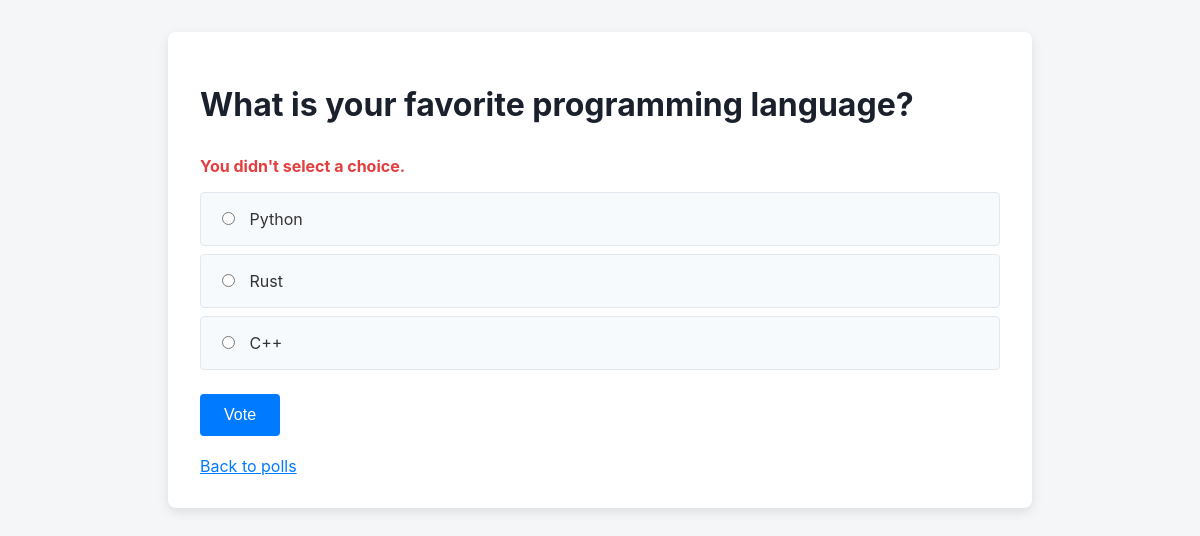
/polls/2/vote/, run on the app's committed database.
### polls/models.py (models this page shows, shortened)
class Question(models.Model):
    question_text = models.CharField(max_length=200)
    pub_date = models.DateTimeField("date published")

class Choice(models.Model):
    question = models.ForeignKey(Question, on_delete=models.CASCADE)
    choice_text = models.CharField(max_length=200)
    votes = models.IntegerField(default=0)

### polls/views.py (the view)
# urls.py: path("<int:question_id>/vote/", views.vote, name="vote"),
def vote(request, question_id):
    question = get_object_or_404(Question, pk=question_id)
    try:
        selected_choice = question.choice_set.get(pk=request.POST["choice"])
    except (KeyError, Choice.DoesNotExist):
        return render(
            request,
            "polls/detail.html",
            {
                "question": question,
                "error_message": "You didn't select a choice.",
            },
        )
    else:
        selected_choice.votes += 1
        selected_choice.save()
        return HttpResponseRedirect(reverse("polls:results", args=(question.id,)))

### polls/templates/polls/detail.html (shortened to what this page needs)
<!DOCTYPE html>
<html lang="en">
<head>
</head>
<body>
    <div class="container">
        <h1>{{ question.question_text }}</h1>
        {% if error_message %}<p class="error-message"><strong>{{ error_message }}</strong></p>{% endif %}
        <form action="{% url 'polls:vote' question.id %}" method="post">
        {% for choice in question.choice_set.all %}
            <label class="choice-label">
                <input type="radio" name="choice" id="choice{{ forloop.counter }}" value="{{ choice.id }}">
                {{ choice.choice_text }}
            </label>
        {% endfor %}
        <input type="submit" value="Vote" class="vote-button">
        </form>
        <br>
        <a href="{% url 'polls:index' %}">Back to polls</a>
    </div>
</body>
</html>

### polls/templates/polls/detail.html (style rules this page uses)
body { font-family: -apple-system, BlinkMacSystemFont, "Segoe UI", Roboto, Helvetica, Arial, sans-serif; background-color: #f4f6f8; color: #333; margin: 0; padding: 2rem; }
.container { max-width: 800px; margin: auto; background: white; padding: 2rem; border-radius: 8px; box-shadow: 0 4px 12px rgba(0,0,0,0.1); }
h1 { color: #1a202c; margin-bottom: 2rem; }
.choice-label { display: block; background-color: #f7fafc; border: 1px solid #e2e8f0; padding: 1rem; margin-bottom: 0.5rem; border-radius: 4px; cursor: pointer; }
input[type="radio"] { margin-right: 10px; }
.vote-button { background-color: #007bff; color: white; border: none; padding: 0.75rem 1.5rem; font-size: 1rem; border-radius: 4px; cursor: pointer; margin-top: 1rem; }
.error-message { color: #e53e3e; font-weight: bold; }
a { color: #007bff; }

### data on the page
Question: question_text "What is your favorite programming language?"
Choice: choice_text "Python"
Choice: choice_text "Rust"
Choice: choice_text "C++"

### other printed values
{{ error_message }} "You didn't select a choice."
